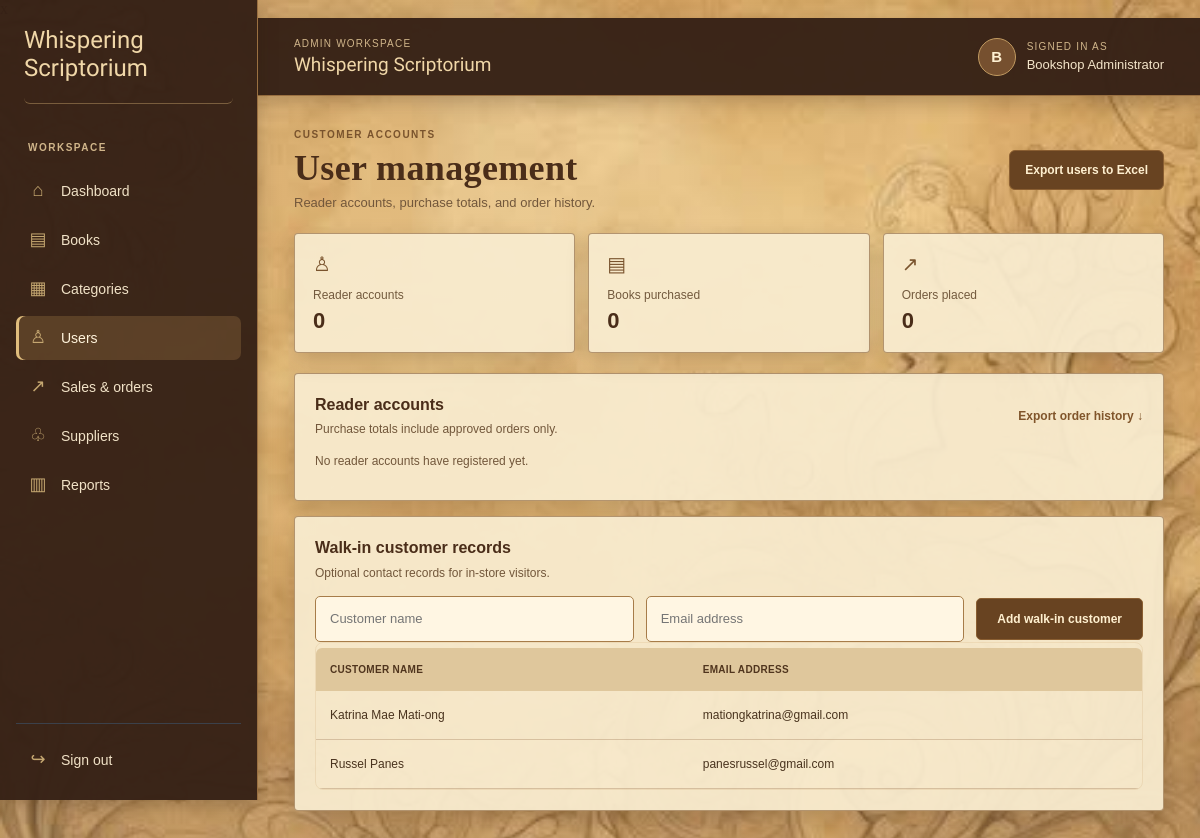
The page /index.php?page=customers (signed in) on the database its author committed.
### tables this page shows
CREATE TABLE IF NOT EXISTS customers (
    id INT UNSIGNED NOT NULL AUTO_INCREMENT,
    user_id INT UNSIGNED NULL,
    name VARCHAR(255) NOT NULL,
    email VARCHAR(255) NOT NULL,
    created_at TIMESTAMP NOT NULL DEFAULT CURRENT_TIMESTAMP,
    PRIMARY KEY (id),
    UNIQUE KEY uq_customers_email (email),
    UNIQUE KEY uq_customers_user (user_id),
    CONSTRAINT fk_customers_user
        FOREIGN KEY (user_id) REFERENCES users (id) ON DELETE SET NULL
);

### config/database.php (called while the page is built, shortened)
<?php
function getDatabaseConnection()
{
    static $connection = null;
    if ($connection instanceof PDO) {
        return $connection;
    }
    $host = '127.0.0.1';
    $database = 'bookshop_db';
    $username = 'root';
    $password = '';
    try {
        $connection = new PDO("mysql:host={$host};dbname={$database};charset=utf8mb4", $username, $password, [
            PDO::ATTR_ERRMODE => PDO::ERRMODE_EXCEPTION,
            PDO::ATTR_DEFAULT_FETCH_MODE => PDO::FETCH_ASSOC,
            PDO::ATTR_EMULATE_PREPARES => false,
        ]);
    } catch (PDOException $exception) {
        http_response_code(500);
        exit(
            'Unable to connect to MySQL. Start MySQL in XAMPP and ensure the root user is available. '
            . 'Original error: ' . htmlspecialchars($exception->getMessage(), ENT_QUOTES, 'UTF-8')
        );
    }
    return $connection;
}

### repositories/classes/BaseRepository.php (called while the page is built, shortened)
<?php
class BaseRepository
{
    public function __construct()
    {
        $this->connection = getDatabaseConnection();
    }
}

### repositories/classes/CustomerRepository.php (called while the page is built, shortened)
<?php
class CustomerRepository extends BaseRepository
{
    public function getClientAccounts(): array
    {
        return $this->connection->query(
            'SELECT users.id, users.name, users.username, users.email, users.created_at,
                    COUNT(purchase_requests.id) AS order_count,
                    COALESCE(SUM(
                        CASE WHEN purchase_requests.status = "approved"
                             THEN purchase_requests.quantity ELSE 0 END
                    ), 0) AS books_purchased,
                    COALESCE(SUM(
                        CASE WHEN purchase_requests.status = "approved"
                             THEN purchase_requests.total ELSE 0 END
                    ), 0) AS total_spent
             FROM users
             LEFT JOIN purchase_requests ON purchase_requests.user_id = users.id
             WHERE users.role = "client"
             GROUP BY users.id, users.name, users.username, users.email, users.created_at
             ORDER BY users.name'
        )->fetchAll();
    }
    public function getAll()
    {
        return $this->connection->query(
            'SELECT id, user_id, name, email FROM customers ORDER BY name'
        )->fetchAll();
    }
}

### modules/customers_display.php (the view, shortened to what this page needs)
<?php
$clientAccounts = $customerRepo->getClientAccounts();
?>
<section class="module-page">
<div class="admin-page-heading">
<div>
<span class="eyebrow">CUSTOMER ACCOUNTS</span>
<h1>User management</h1>
<p>Reader accounts, purchase totals, and order history.</p>
</div>
<a class="export-button" href="index.php?export=users">Export users to Excel</a>
</div>
<div class="stats-grid user-stats">
<div class="stat-card"><span>♙</span><h3>Reader accounts</h3><strong><?= number_format(count($clientAccounts)) ?></strong></div>
<div class="stat-card"><span>▤</span><h3>Books purchased</h3><strong><?= number_format(array_sum(array_column($clientAccounts,'books_purchased'))) ?></strong></div>
<div class="stat-card"><span>↗</span><h3>Orders placed</h3><strong><?= number_format(array_sum(array_column($clientAccounts,'order_count'))) ?></strong></div></div>
<div class="content-panel"><div class="panel-heading"><div><h2>Reader accounts</h2><p>Purchase totals include approved orders only.</p></div><a class="text-link" href="index.php?export=orders">Export order history <span aria-hidden="true">↓</span></a></div>
<?php if(empty($clientAccounts)): ?><p>No reader accounts have registered yet.</p>
<?php endif; ?></div>
<div class="content-panel walk-in-panel"><div class="panel-heading"><div><h2>Walk-in customer records</h2><p>Optional contact records for in-store visitors.</p></div></div>
<form method="POST" class="vintage-form walk-in-form"><input type="text" name="name" placeholder="Customer name" required maxlength="255"><input type="email" name="email" placeholder="Email address" required maxlength="255"><button type="submit" name="add_customer">Add walk-in customer</button></form>
<?php if(!empty($_SESSION['customers'])): ?><div class="table-scroll"><table><thead><tr><th>Customer name</th><th>Email address</th></tr></thead><tbody>
<?php foreach($_SESSION['customers'] as $customer): ?><tr><td><?= htmlspecialchars($customer['name']) ?></td><td><?= htmlspecialchars($customer['email']) ?></td></tr><?php endforeach; ?>
</tbody></table></div><?php endif; ?></div></section>

### rows shown on the page
customers: name "Katrina Mae Mati-ong", email "mationgkatrina@gmail.com"
customers: name "Russel Panes", email "panesrussel@gmail.com"

### other values the page prints
substr($_SESSION['user_name'] ?? 'A', 0, 1) "B"
$_SESSION['user_name'] "Bookshop Administrator"
count($clientAccounts) "0"
array_sum(array_column($clientAccounts,'books_purchased')) "0"
array_sum(array_column($clientAccounts,'order_count')) "0"
